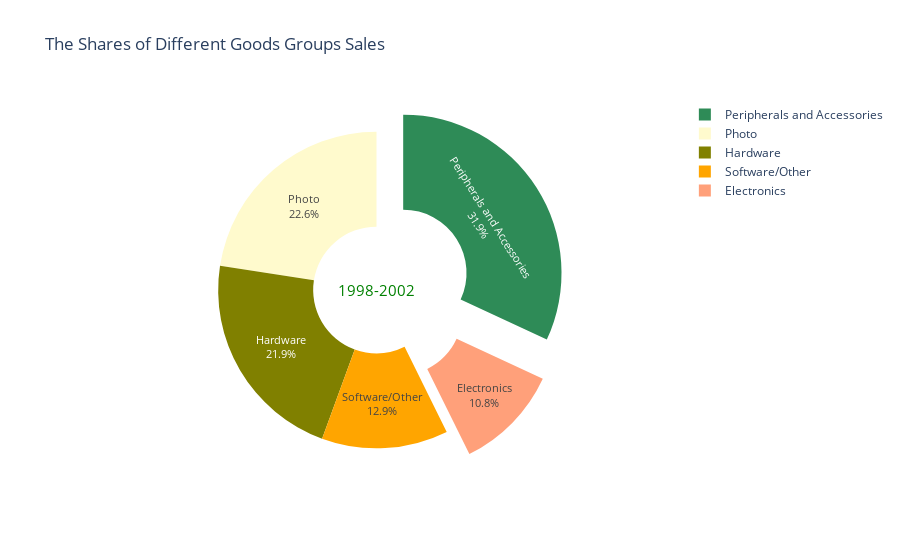

The notebook cell this image was saved under:
### Code cell
# and the shares over all the operating period

fig = go.Figure(data=[go.Pie(labels=year_good_distr['prod_category'], 
                             values=year_good_distr['total_net_profit'], 
                             marker_colors=['lightsalmon', 'olive', 'seagreen', 'lemonchiffon', 'orange'], 
                             textinfo='label+percent',
                             textfont={'size':11},
                             hole=0.4, 
                             pull=[0.2,0,0.2,0,0])])
fig.update_layout(
    title_text="The Shares of Different Goods Groups Sales",
    annotations=[dict(text='1998-2002', x=0.5, y=0.5, font_size=15, font_color='green', showarrow=False)])

### Figure 1 — Plotly figure (JSON) as saved in the notebook; plotly's stock layout.template omitted (floating-point values rounded to 4 significant figures)
{"data": [{"hole": 0.4, "labels": ["Electronics", "Hardware", "Peripherals and Accessories", "Photo", "Software/Other", "Electronics", "Hardware", "Peripherals and Accessories", "Photo", "Software/Other", "Electronics", "Hardware", "Peripherals and Accessories", "Photo", "Software/Other", "Electronics", "Hardware", "Peripherals and Accessories", "Photo", "Software/Other", "Electronics", "Peripherals and Accessories", "Software/Other"], "marker": {"colors": ["lightsalmon", "olive", "seagreen", "lemonchiffon", "orange"]}, "pull": [0.2, 0, 0.2, 0, 0], "textfont": {"size": 11}, "textinfo": "label+percent", "type": "pie", "values": [295500.0, 1716000.0, 2032000.0, 1186000.0, 545200.0, 440700.0, 827900.0, 1606000.0, 979300.0, 677600.0, 588700.0, 865800.0, 1028000.0, 804400.0, 495300.0, 839000.0, 987400.0, 1751000.0, 1571000.0, 873600.0, 4021.0, 5154.0, 3240.0]}], "layout": {"annotations": [{"font": {"color": "green", "size": 15}, "showarrow": false, "text": "1998-2002", "x": 0.5, "y": 0.5}], "title": {"text": "The Shares of Different Goods Groups Sales"}}}
